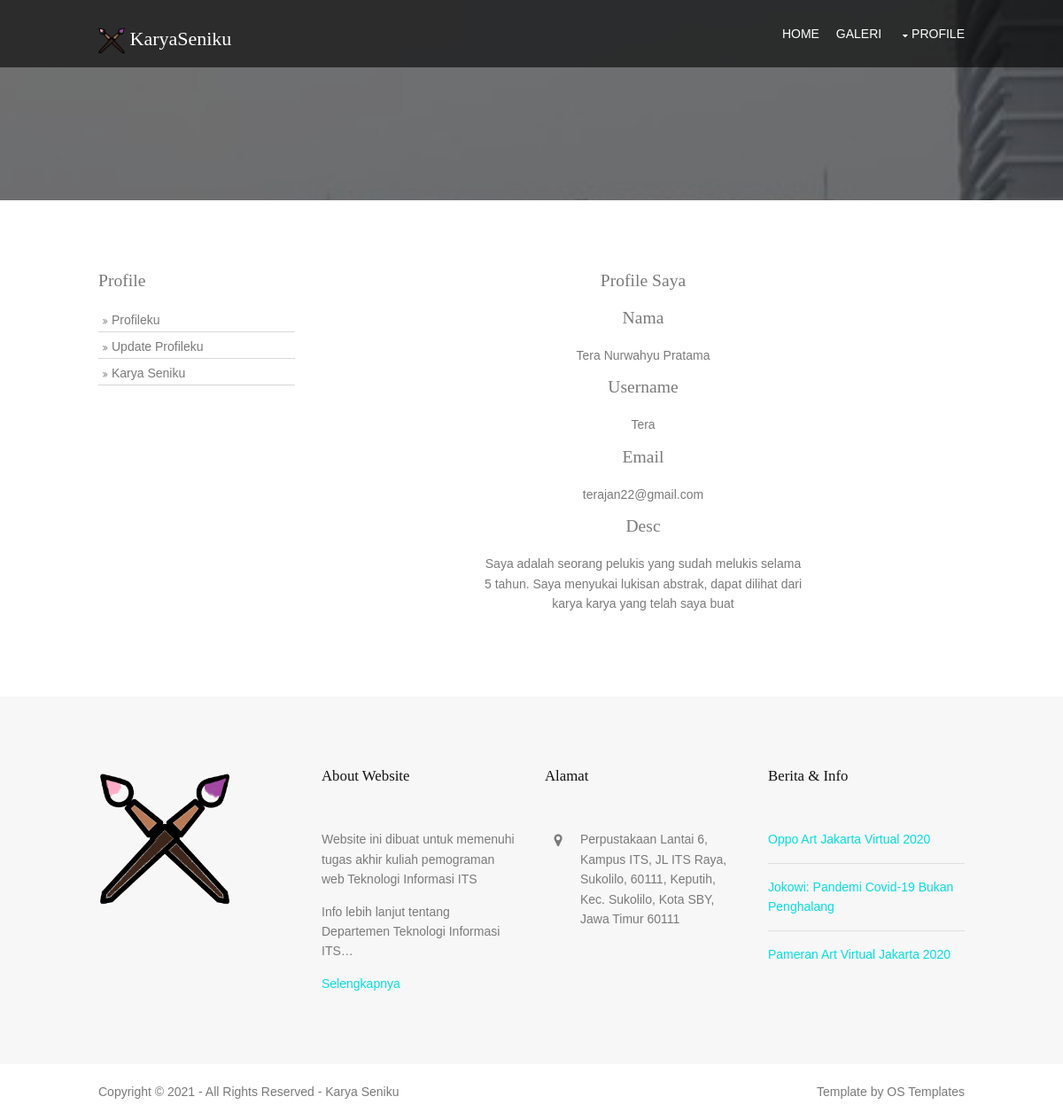
Page /profile.php (signed in) on the committed database.
### tables this page shows
CREATE TABLE IF NOT EXISTS `user` (
  `id` int(11) NOT NULL AUTO_INCREMENT,
  `name` varchar(512) NOT NULL,
  `username` varchar(45) NOT NULL,
  `email` varchar(45) NOT NULL,
  `password` varchar(255) NOT NULL,
  `desc` text,
  PRIMARY KEY (`id`)
);

### profile.php (the view, shortened to what this page needs)
<?php
    include "conn.php";
    $tampilPeg    =mysqli_query($conn, "SELECT * FROM user WHERE id='$_SESSION[id]'");
    $peg          =mysqli_fetch_array($tampilPeg);
  include 'header.php';
  include 'navbar.php';
?>
<div class="wrapper row3">
  <main class="hoc container clear">
    <div class="sidebar one_quarter first">
      <h6>Profile</h6>
      <nav class="sdb_holder">
        <ul>
          <li><a href="profile.php">Profileku</a></li>
          <li><a href="update.php">Update Profileku</a></li>
          <li><a href="karya.php">Karya Seniku</a></li>
        </ul>
      </nav>
    </div>
    <div class="content three_quarter">
      <h1 class="header center ">Profile Saya </h1>
      <h1 class="header center ">Nama</h1>
      <p class="center"><?=$peg['name']?></p>
      <h1 class="center ">Username</h1>
      <p class="center"><?=$peg['username']?></p>
      <h1 class="center ">Email</h1>
      <p class="center"><?=$peg['email']?></p>
      <h1 class="center ">Desc</h1>
      <?php if(is_null($peg['desc'])): ?>
        <p>Tidak ada Deskripsi</p>
      <?php else: ?>
        <p class="center"><?=$peg['desc']?></p>
      <?php endif; ?>
    </div>
  </main>
</div>
<?php include 'footer.php'; ?>

### layout/styles/style.css (style rules this page uses)
.center { display: block; margin-left: auto; margin-right: auto; width: 50%; }
.container { padding:80px 0; }
.sidebar .sdb_holder { margin-bottom:50px; }
.sidebar .sdb_holder:last-child { margin-bottom:0; }
*, *::before, *::after { transition:all .3s ease-in-out; }
nav ul, nav ol { margin:0; padding:0; list-style:none; }
#mainav, #breadcrumb, .sidebar nav { line-height:normal; }
#mainav .drop::after, #mainav li li .drop::after, #breadcrumb li a::after, .sidebar nav a::after { position:absolute; font-family:"FontAwesome"; font-size:10px; line-height:10px; }
.sidebar nav { display:block; width:100%; }
.sidebar nav li { margin:0 0 3px 0; padding:0; }
.sidebar nav a { display:block; position:relative; margin:0; padding:5px 10px 5px 15px; text-decoration:none; border:solid; border-width:0 0 1px 0; }
.sidebar nav a::after { top:9px; left:5px; content:"\f101"; }
body { color:#7A7A7A; background-color:#FFFFFF; }
a { color:#04DEE0; }
.row3 { color:#7A7A7A; background-color:#FFFFFF; }
.container .sidebar nav a { color:inherit; border-color:#D7D7D7; }
@media screen and (min-width:978px) { .hoc { max-width:978px; } }

### layout/styles/framework.css (style rules this page uses)
html { overflow-y:scroll; overflow-x:hidden; }
html, body { margin:0; padding:0; font-size:14px; line-height:1.6em; }
*, *::before, *::after { box-sizing:border-box; }
.center { text-align:center; }
.clear, .group { display:block; }
.clear::before, .clear::after, .group::before, .group::after { display:table; content:""; }
.clear, .clear::after, .group, .group::after { clear:both; }
a { outline:none; text-decoration:none; }
body, input, textarea, select { font-family:Verdana, Geneva, sans-serif; }
h1, h2, h3, h4, h5, h6, .heading { font-family:Georgia, "Times New Roman", Times, serif; }
h1, h2, h3, h4, h5, h6, .heading { margin:0 0 20px 0; font-size:1.4rem; line-height:normal; font-weight:normal; text-transform:capitalize; }
.wrapper { display:block; width:100%; margin:0; padding:0; text-align:left; word-wrap:break-word; }
.hoc { display:block; margin:0 auto; }
address, article, aside, figcaption, figure, footer, header, main, nav, section { display:block; margin:0; padding:0; }
.one_half, .one_third, .two_third, .one_quarter, .two_quarter, .three_quarter { display:inline-block; float:left; margin:0 0 0 3.06748466257669%; list-style:none; }
.first { margin-left:0; clear:left; }
.one_quarter { width:22.69938650306748%; }
.three_quarter { width:74.23312883435584%; }

### rows in the picture
user: name "Tera Nurwahyu Pratama", username "Tera", email "terajan22@gmail.com", desc "Saya adalah seorang pelukis yang sudah melukis selama 5 tahun. Saya menyukai lukisan abstrak, dapat dilihat dari karya karya yang telah saya buat"
